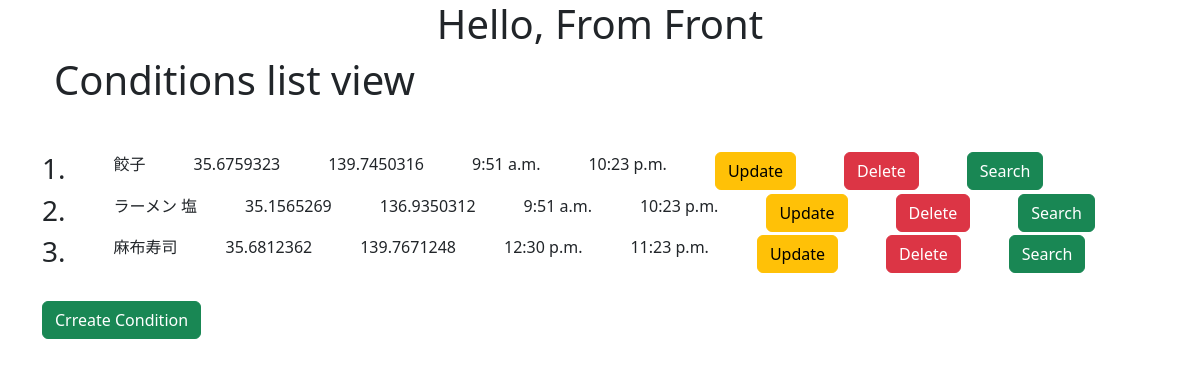
Page /list/ on the committed database.
### front_shop/models.py (models this page shows, shortened)
class RangingCondition(models.Model):
    user_id = models.IntegerField()
    business_id = models.IntegerField()
    api_key = models.CharField(max_length=32, unique=True)
    key_words = models.CharField(max_length=256)
    latitude = models.FloatField()
    longitude = models.FloatField()
    start_date = models.DateField(auto_now_add=True)
    scheduled_start_time = models.TimeField()
    scheduled_end_time = models.TimeField()
    created_at = models.DateTimeField(auto_now_add=True)
    updated_at = models.DateTimeField(auto_now=True)

### front_shop/views.py (the view)
# urls.py: path('list/', views.List_view.as_view(), name='list'),
class List_view(ListView):
    model = RangingCondition
    queryset = RangingCondition.objects.all().only('id', 'key_words', 'latitude',
                                                   'longitude', 'scheduled_start_time', 'scheduled_end_time')
    template_name = 'front_shop/success.html'

### front_shop/templates/front_shop/success.html (shortened to what this page needs)
<!doctype html>
<html lang="en">
<head>
  <link href="https://cdn.jsdelivr.net/npm/bootstrap@5.3.0-alpha3/dist/css/bootstrap.min.css" rel="stylesheet"
>
</head>
<body class="container">
  <div>
    <h1 class="text-center">Hello, From Front</h1>
    <div class="container">
      <h1>Conditions list view</h1>
    </div>
    <div class="mt-5">
      {% for condition in object_list %}
      <div class="d-flex gap-5 ">
        <h3>{{condition.id}}. </h3>
        <h>{{condition.key_words}}</h>
        <p>{{condition.latitude}}</p>
        <p>{{condition.longitude}} </p>
        <p>{{condition.scheduled_start_time}} </p>
        <p>{{condition.scheduled_end_time}} </p>
        <div>
          <a href="{% url 'condition-update' condition.api_key %}" class="btn btn-warning">Update</a>
        </div>
        <div>
          <form action="{% url 'delete' condition.api_key %}" method="post">
            <button class="btn btn-danger" type="submit">Delete</button>
          </form>
        </div>
        <div>
          <a class="btn btn-success search" href="{% url 'search' condition.api_key %}">Search</a>
        </div>
      </div>
      {% endfor %}
    </div>
    <a href="/" class="btn btn-success mt-4">Crreate Condition</a>
  </div>
</body>
</html>

### rows in the picture
RangingCondition: id "1", key_words "餃子", latitude "35.6759323", longitude "139.7450316", scheduled_start_time "9:51 a.m.", scheduled_end_time "10:23 p.m."
RangingCondition: id "2", key_words "ラーメン 塩", latitude "35.1565269", longitude "136.9350312", scheduled_start_time "9:51 a.m.", scheduled_end_time "10:23 p.m."
RangingCondition: id "3", key_words "麻布寿司", latitude "35.6812362", longitude "139.7671248", scheduled_start_time "12:30 p.m.", scheduled_end_time "11:23 p.m."
